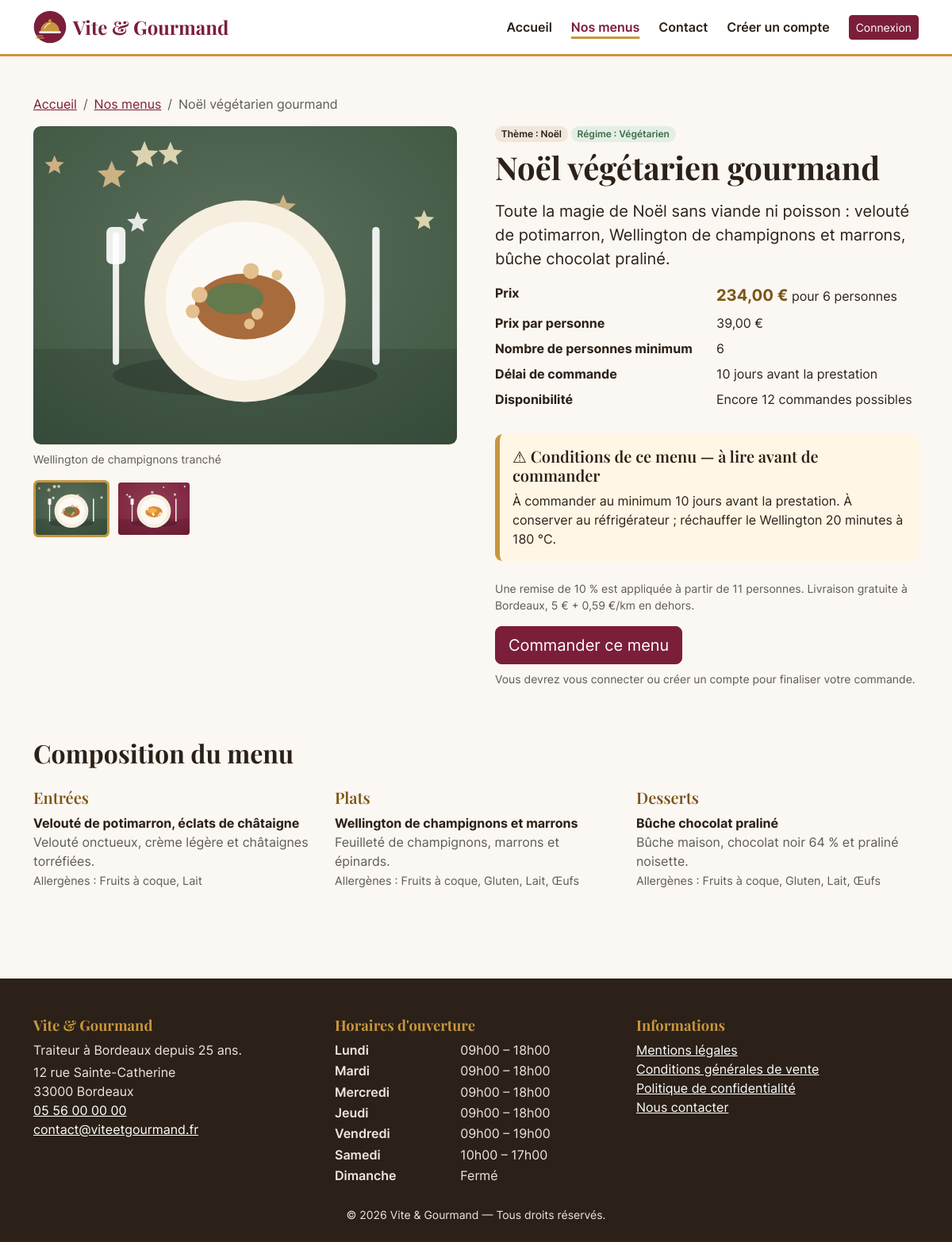
Page /menus/2 on the committed database.
### tables this page shows
CREATE TABLE menu (
    menu_id                 INT UNSIGNED  NOT NULL AUTO_INCREMENT,
    titre                   VARCHAR(120)  NOT NULL,
    description             TEXT          NOT NULL,
    nombre_personne_minimum INT UNSIGNED  NOT NULL,
    prix_par_personne       DECIMAL(8,2)  NOT NULL,
    conditions              TEXT          NULL,
    delai_commande_jours    INT UNSIGNED  NOT NULL DEFAULT 3,
    quantite_restante       INT UNSIGNED  NOT NULL DEFAULT 0,
    theme_id                INT UNSIGNED  NOT NULL,
    regime_id               INT UNSIGNED  NOT NULL,
    actif                   TINYINT(1)    NOT NULL DEFAULT 1,
    created_at              DATETIME      NOT NULL DEFAULT CURRENT_TIMESTAMP,
    updated_at              DATETIME      NULL ON UPDATE CURRENT_TIMESTAMP,
    PRIMARY KEY (menu_id),
    KEY idx_menu_theme (theme_id),
    KEY idx_menu_regime (regime_id),
    CONSTRAINT fk_menu_theme  FOREIGN KEY (theme_id)  REFERENCES theme (theme_id),
    CONSTRAINT fk_menu_regime FOREIGN KEY (regime_id) REFERENCES regime (regime_id),
    CONSTRAINT chk_menu_min   CHECK (nombre_personne_minimum >= 1),
    CONSTRAINT chk_menu_prix  CHECK (prix_par_personne >= 0)
);

CREATE TABLE menu_image (
    image_id   INT UNSIGNED NOT NULL AUTO_INCREMENT,
    menu_id    INT UNSIGNED NOT NULL,
    chemin     VARCHAR(255) NOT NULL,
    alt        VARCHAR(255) NOT NULL,
    position   INT UNSIGNED NOT NULL DEFAULT 0,
    PRIMARY KEY (image_id),
    KEY idx_image_menu (menu_id),
    CONSTRAINT fk_image_menu FOREIGN KEY (menu_id) REFERENCES menu (menu_id) ON DELETE CASCADE
);

CREATE TABLE theme (
    theme_id  INT UNSIGNED NOT NULL AUTO_INCREMENT,
    libelle   VARCHAR(50)  NOT NULL,
    PRIMARY KEY (theme_id),
    UNIQUE KEY uq_theme_libelle (libelle)
);

CREATE TABLE regime (
    regime_id INT UNSIGNED NOT NULL AUTO_INCREMENT,
    libelle   VARCHAR(50)  NOT NULL,
    PRIMARY KEY (regime_id),
    UNIQUE KEY uq_regime_libelle (libelle)
);

CREATE TABLE plat (
    plat_id     INT UNSIGNED NOT NULL AUTO_INCREMENT,
    titre_plat  VARCHAR(120) NOT NULL,
    type_plat   ENUM('entree','plat','dessert') NOT NULL,
    description VARCHAR(500) NULL,
    PRIMARY KEY (plat_id),
    KEY idx_plat_type (type_plat)
);

CREATE TABLE horaire (
    horaire_id      INT UNSIGNED NOT NULL AUTO_INCREMENT,
    jour            ENUM('Lundi','Mardi','Mercredi','Jeudi','Vendredi','Samedi','Dimanche') NOT NULL,
    heure_ouverture TIME NULL,
    heure_fermeture TIME NULL,
    ferme           TINYINT(1) NOT NULL DEFAULT 0,
    PRIMARY KEY (horaire_id),
    UNIQUE KEY uq_horaire_jour (jour)
);

### views/menus/show.php (the view, shortened to what the rows shown need)
<?php
$typeLabels = ['entree' => 'Entrées', 'plat' => 'Plats', 'dessert' => 'Desserts'];
$soldOut = (int) $menu['quantite_restante'] === 0;
?>
<div class="container py-5">
    <nav aria-label="Fil d'Ariane">
        <ol class="breadcrumb">
            <li class="breadcrumb-item"><a href="/">Accueil</a></li>
            <li class="breadcrumb-item"><a href="/menus">Nos menus</a></li>
            <li class="breadcrumb-item active" aria-current="page"><?= e($menu['titre']) ?></li>
        </ol>
    </nav>
    <div class="row g-5">
        <div class="col-lg-6">
            <?php if ($images): ?>
                <figure class="mb-3">
                    <img id="gallery-main" src="<?= asset($images[0]['chemin']) ?>" alt="<?= e($images[0]['alt']) ?>" class="gallery-main" width="800" height="600">
                    <figcaption id="gallery-caption" class="small text-muted mt-2"><?= e($images[0]['alt']) ?></figcaption>
                </figure>
                <?php if (count($images) > 1): ?>
                    <div class="gallery-thumbs d-flex flex-wrap gap-2" aria-label="Galerie d'images du menu">
                        <?php foreach ($images as $i => $img): ?>
                            <button type="button" class="gallery-thumb-btn" data-src="<?= asset($img['chemin']) ?>" data-alt="<?= e($img['alt']) ?>"
                                    aria-pressed="<?= $i === 0 ? 'true' : 'false' ?>" aria-label="Afficher l'image : <?= e($img['alt']) ?>">
                                <img src="<?= asset($img['chemin']) ?>" alt="" class="gallery-thumb" width="96" height="72">
                            </button>
                        <?php endforeach; ?>
                    </div>
                <?php endif; ?>
            <?php endif; ?>
        </div>
        <div class="col-lg-6">
            <div class="mb-2 d-flex flex-wrap gap-1">
                <span class="badge badge-theme">Thème : <?= e($menu['theme']) ?></span>
                <span class="badge badge-regime">Régime : <?= e($menu['regime']) ?></span>
            </div>
            <h1 class="mb-3"><?= e($menu['titre']) ?></h1>
            <p class="lead"><?= nl2br(e($menu['description'])) ?></p>
            <dl class="row mb-4">
                <dt class="col-sm-6">Prix</dt>
                <dd class="col-sm-6"><strong class="text-or fs-5"><?= price($menu['prix_minimum']) ?></strong> pour <?= (int) $menu['nombre_personne_minimum'] ?> personnes</dd>
                <dt class="col-sm-6">Prix par personne</dt>
                <dd class="col-sm-6"><?= price($menu['prix_par_personne']) ?></dd>
                <dt class="col-sm-6">Nombre de personnes minimum</dt>
                <dd class="col-sm-6"><?= (int) $menu['nombre_personne_minimum'] ?></dd>
                <dt class="col-sm-6">Délai de commande</dt>
                <dd class="col-sm-6"><?= (int) $menu['delai_commande_jours'] ?> jours avant la prestation</dd>
                <dt class="col-sm-6">Disponibilité</dt>
                <dd class="col-sm-6">
                    <?php if ($soldOut): ?>
                        <span class="badge text-bg-secondary">Épuisé</span>
                    <?php else: ?>
                        Encore <?= (int) $menu['quantite_restante'] ?> commande<?= (int) $menu['quantite_restante'] > 1 ? 's' : '' ?> possible<?= (int) $menu['quantite_restante'] > 1 ? 's' : '' ?>
                    <?php endif; ?>
                </dd>
            </dl>
            <section class="conditions-box p-3 mb-4 rounded" aria-labelledby="conditions-title">
                <h2 id="conditions-title" class="h5 mb-2"><span aria-hidden="true">⚠ </span>Conditions de ce menu — à lire avant de commander</h2>
                <p class="mb-0"><?= nl2br(e($menu['conditions'] ?: 'Aucune condition particulière.')) ?></p>
            </section>
            <p class="small text-muted">Une remise de 10 % est appliquée à partir de <?= (int) $menu['nombre_personne_minimum'] + 5 ?> personnes. Livraison gratuite à Bordeaux, 5 € + 0,59 €/km en dehors.</p>
            <?php if ($soldOut): ?>
                <button type="button" class="btn btn-primary btn-lg" disabled>Menu épuisé</button>
            <?php elseif (Auth::check() && !Auth::isCustomer()): ?>
                <p class="alert alert-info">Les commandes sont réservées aux comptes clients.</p>
            <?php else: ?>
                <a href="/commander/<?= (int) $menu['menu_id'] ?>" class="btn btn-primary btn-lg">Commander ce menu</a>
                <?php if (!Auth::check()): ?>
                    <p class="small text-muted mt-2">Vous devrez vous connecter ou créer un compte pour finaliser votre commande.</p>
                <?php endif; ?>
            <?php endif; ?>
        </div>
    </div>
    <section class="mt-5" aria-labelledby="composition-title">
        <h2 id="composition-title" class="mb-4">Composition du menu</h2>
        <div class="row g-4">
            <?php foreach ($typeLabels as $type => $label): ?>
                <?php if (!empty($plats[$type])): ?>
                    <div class="col-md-4">
                        <h3 class="h5 text-or"><?= e($label) ?></h3>
                        <ul class="list-unstyled">
                            <?php foreach ($plats[$type] as $plat): ?>
                                <li class="mb-3">
                                    <strong><?= e($plat['titre_plat']) ?></strong>
                                    <?php if ($plat['description']): ?><br><span class="text-muted"><?= e($plat['description']) ?></span><?php endif; ?>
                                    <br><span class="allergenes">Allergènes : <?= e($plat['allergenes'] ?: 'aucun allergène majeur') ?></span>
                                </li>
                            <?php endforeach; ?>
                        </ul>
                    </div>
                <?php endif; ?>
            <?php endforeach; ?>
        </div>
    </section>
</div>

### src/Core/Router.php (shortened to what the rows shown need)
<?php
final class Router
{
    private array $routes = [];
    private function add(string $method, string $path, array $handler, array $middlewares): void
    {
        $this->routes[] = compact('method', 'pattern', 'handler', 'middlewares');
    }
    public function dispatch(string $method, string $uri): void
    {
        $path = rawurldecode(parse_url($uri, PHP_URL_PATH) ?? '/');
        $path = rtrim($path, '/') ?: '/';
        foreach ($this->routes as $route) {
            if (!preg_match($route['pattern'], $path, $matches)) {
                continue;
            }
            $params = array_map('intval', array_filter($matches, 'is_string', ARRAY_FILTER_USE_KEY));
            [$class, $action] = $route['handler'];
            (new $class())->$action(...$params);
            return;
        }
    }
}

### views/partials/footer.php (shortened to what the rows shown need)
<?php
$horaires = HoraireRepository::all();
?>
<footer class="site-footer mt-5 pt-5 pb-4">
    <div class="container">
        <div class="row g-4">
            <div class="col-md-4">
                <h2>Vite &amp; Gourmand</h2>
                <p class="mb-1">Traiteur à Bordeaux depuis 25 ans.</p>
                <address class="mb-0">
                    12 rue Sainte-Catherine<br>33000 Bordeaux<br>
                    <a href="tel:+33556000000">05 56 00 00 00</a><br>
                    <a href="mailto:contact@viteetgourmand.fr">contact@viteetgourmand.fr</a>
                </address>
            </div>
            <div class="col-md-4">
                <h2>Horaires d'ouverture</h2>
                <dl class="horaires row mb-0">
                    <?php foreach ($horaires as $h): ?>
                        <dt class="col-5"><?= e($h['jour']) ?></dt>
                        <dd class="col-7">
                            <?= (int) $h['ferme'] === 1
                                ? 'Fermé'
                                : e(time_fr($h['heure_ouverture'])) . ' – ' . e(time_fr($h['heure_fermeture'])) ?>
                        </dd>
                    <?php endforeach; ?>
                </dl>
            </div>
            <div class="col-md-4">
                <h2>Informations</h2>
                <ul class="list-unstyled">
                    <li><a href="/mentions-legales">Mentions légales</a></li>
                    <li><a href="/cgv">Conditions générales de vente</a></li>
                    <li><a href="/confidentialite">Politique de confidentialité</a></li>
                    <li><a href="/contact">Nous contacter</a></li>
                </ul>
            </div>
        </div>
        <p class="text-center small mt-4 mb-0">&copy; <?= date('Y') ?> Vite &amp; Gourmand — Tous droits réservés.</p>
    </div>
</footer>

### rows in the picture
menu: titre "Noël végétarien gourmand", theme.libelle "Noël", regime.libelle "Végétarien", description "Toute la magie de Noël sans viande ni poisson : velouté de potimarron, Wellington de champignons et marrons, bûche chocolat praliné.", nombre_personne_minimum "6", prix_par_personne "39,00 €", delai_commande_jours "10", quantite_restante "12", conditions "À commander au minimum 10 jours avant la prestation. À conserver au réfrigérateur ; réchauffer le Wellington 20 minutes à 180 °C.", (int) $menu['nombre_personne_minimum'] + 5 "11"
menu_image: chemin (picture), alt "Wellington de champignons tranché"
menu_image: chemin (picture)
plat: titre_plat "Velouté de potimarron, éclats de châtaigne", description "Velouté onctueux, crème légère et châtaignes torréfiées.", allergenes "Fruits à coque, Lait"
plat: titre_plat "Wellington de champignons et marrons", description "Feuilleté de champignons, marrons et épinards.", allergenes "Fruits à coque, Gluten, Lait, Œufs"
plat: titre_plat "Bûche chocolat praliné", description "Bûche maison, chocolat noir 64 % et praliné noisette.", allergenes "Fruits à coque, Gluten, Lait, Œufs"
horaire: jour "Lundi", heure_ouverture "09h00", heure_fermeture "18h00"
horaire: jour "Mardi", heure_ouverture "09h00", heure_fermeture "18h00"
horaire: jour "Mercredi", heure_ouverture "09h00", heure_fermeture "18h00"
horaire: jour "Jeudi", heure_ouverture "09h00", heure_fermeture "18h00"
horaire: jour "Vendredi", heure_ouverture "09h00", heure_fermeture "19h00"
horaire: jour "Samedi", heure_ouverture "10h00", heure_fermeture "17h00"
horaire: jour "Dimanche", ferme "Fermé"

### other values in the picture
price($menu['prix_minimum']) "234,00 €"
$label "Entrées"
$label "Plats"
$label "Desserts"
